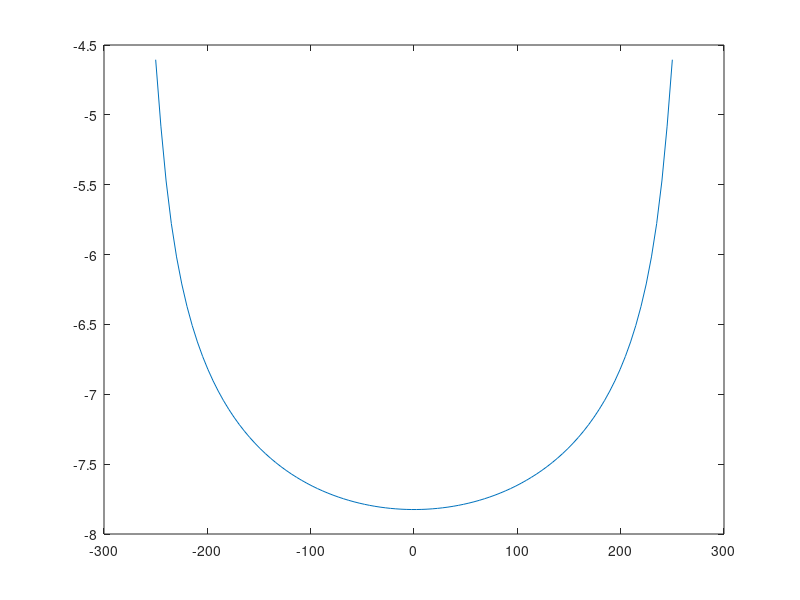

Here is the MATLAB script that generated this plot:
% function V = uniformPotential(l,x2,xPotential2,d)

l = 500;
x2 = linspace(-250,250,100);
xPotential2 = zeros(1,100);
d = 10;

for i = 1:length(xPotential2)
    a = l/2 + x2(i);
    b = l/2 - x2(i);
    xPotential2(i) = -log((b + sqrt(b^2 + d^2))/(-a + sqrt(a^2 + d^2)));
end

plot(x2, xPotential2)

V = xPotential2;